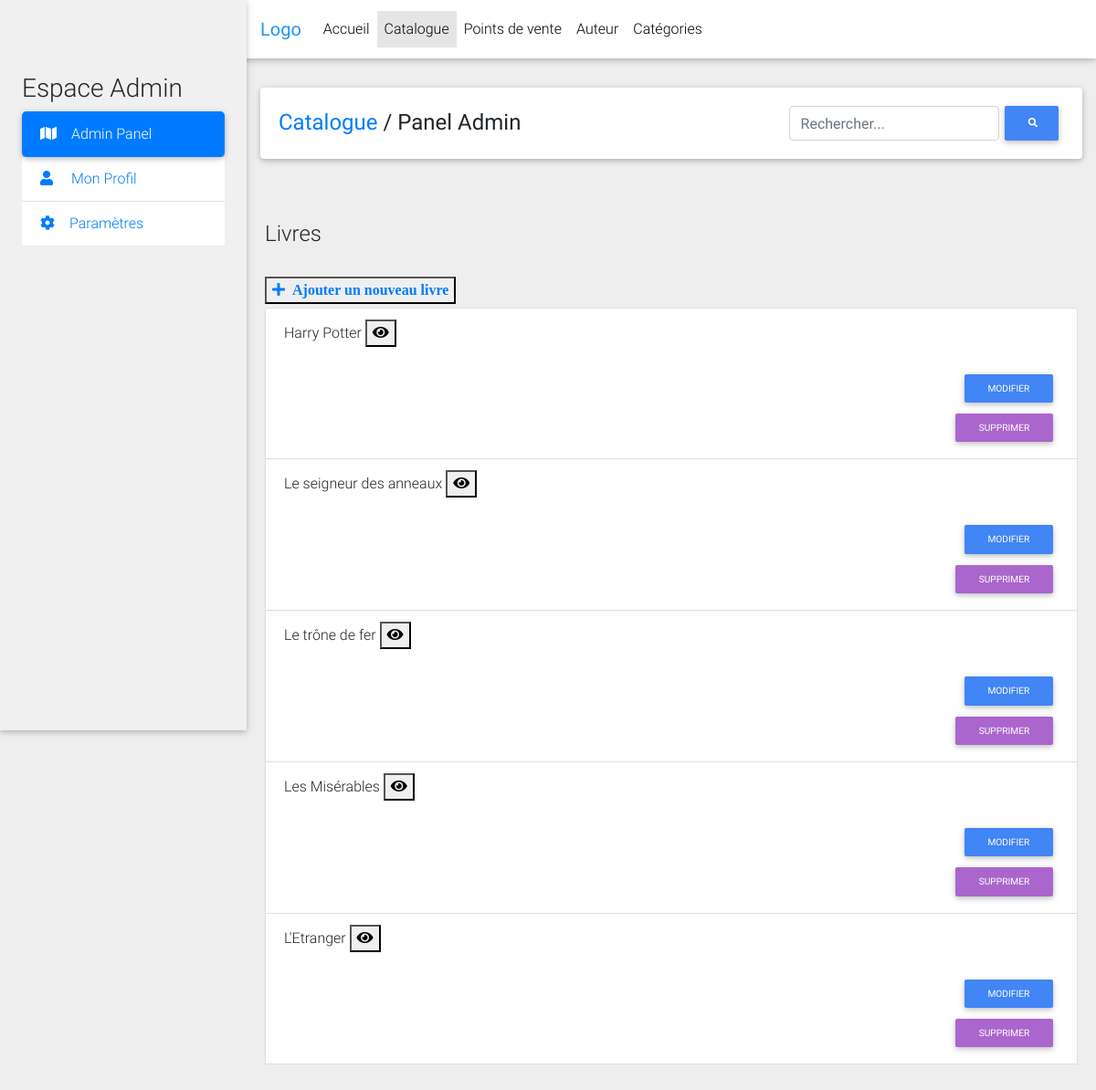
Page /admin/catalogue_admin.php (signed in) on the committed database.
### tables this page shows
CREATE TABLE `livre` (
  `IdLivre` int(5) NOT NULL,
  `NomLivre` varchar(500) NOT NULL,
  `DescriptionLivre` varchar(1000) NOT NULL,
  `NumFormat` int(1) NOT NULL,
  `NumCategorie` int(2) DEFAULT NULL,
  `NumCategorie2` int(2) DEFAULT NULL,
  `NumCategorie3` int(2) DEFAULT NULL,
  `NumAuteur` int(2) DEFAULT NULL,
  `NumMaison` int(2) DEFAULT NULL,
  `DateProd` date DEFAULT NULL,
  `Quantite` int(4) DEFAULT NULL,
  `Prix` double DEFAULT NULL,
  `Statut` tinyint(1) DEFAULT NULL,
  `Lien DL` varchar(100) DEFAULT NULL
);

### public_html/admin/catalogue_admin.php (the view, shortened to what this page needs)
<!DOCTYPE html>
<html lang="fr">
<head>
  <link rel="stylesheet" href="https://use.fontawesome.com/releases/v5.8.1/css/all.css">
  <link href="css/bootstrap.min.css" rel="stylesheet">
  <link href="css/mdb.min.css" rel="stylesheet">
  <link href="css/style.css" rel="stylesheet">
  <link href="css/style.min.css" rel="stylesheet">
</head>
<?php $bdd = new PDO('mysql:host=localhost;dbname=id9820388_bd_site_hermes;charset=utf8', 'id9820388_admin', '1fxt61sA'); ?>
<body class="grey lighten-3">
  <header>
    <nav class="navbar fixed-top navbar-expand-lg navbar-light white scrolling-navbar">
      <div class="container-fluid">
        <a href="#" class="navbar-brand waves-effect"> <strong class="blue-text">Logo</strong></a>
        <div class="collapse navbar-collapse" id="navbarContent">
          <ul class="navbar-nav mr-auto">
            <li class="nav-item">
              <a href="admin.php" class="nav-link waves-effect">
                Accueil
              </a>
            </li>
            <li class="nav-item active">
              <a href="catalogue_admin.php" class="nav-link waves-effect">
                Catalogue
              </a>
            </li>
            <li class="nav-item">
              <a href="pdv_admin.php" class="nav-link waves-effect">
                Points de vente
              </a>
            </li>
            <li class="nav-item">
              <a href="auteur_admin.php" class="nav-link waves-effect">
                Auteur
              </a>
            </li>
            <li class="nav-item">
              <a href="categories_admin.php" class="nav-link waves-effect">
                Catégories
              </a>
            </li>
          </ul>
  </div>
</div>
</nav>
<div class="sidebar-fixed position-fixed">
<h3> Espace Admin </h3>
<div class="list-group list-group-flush">
  <a href="admin.php" class="list-group-item waves-effect active">
    <i class="fa fa-map mr-3"></i>Admin Panel
  </a>
  <a href="profil_admin.php" class="list-group-item waves-effect">
    <i class="fa fa-user mr-3"></i> Mon Profil
  </a>
  <a href="#" class="list-group-item waves-effect">
    <i class="fa fa-cog mr-3"></i>Paramètres
  </a>
</div>
</div>
</header>
<main class="pt-5 max-lg-5">
  <div class="container-fluid mt-5">
    <div class="card mb-4 wow fadeIn">
      <div class="card-body d-sm-flex justify-content-between">
        <h4 class="mb-2 mb-sm-0 pt-1">
          <a href="#"> Catalogue</a>
          <span> / </span>
          <span> Panel Admin </span>
        </h4>
        <form class="d-flex justify-content-cenetr" >
          <input type"search" class="form-control" placeholder="Rechercher...">
          <button class="btn btn-primary btn-sm my-0 p" type="submit">
            <i class="fa fa-search">
            </i>
          </button>
        </form>
      </div>
    </div>
  </div>
<div class="card-body  ">
  <h4> Livres </h4>
<button id="btn_add">
  <a href="add_book.php"> <i class="fa fa-plus">&nbsp Ajouter un nouveau livre </i></a>
</button>
<ul class="list-group mb-2 mb-sm-0 pt-1">
  <?php $reponse = $bdd->query("SELECT * FROM livre");
  while ($donnees = $reponse->fetch()) {  ?>
    <li class="list-group-item" id="<?php echo $donnees['IdLivre'] ?>">
      <form method="POST">
        <?php echo $donnees['NomLivre'] ?>
        <span id="eye_icon">
          <button type="submit" name="Visibilite" value="<?php echo $donnees['IdLivre'] ?>">
            <i
            <?php if ($donnees['Statut'] == 1) {?>
              class="fa fa-eye"
            <?php }
            else { ?>
              class="fa fa-eye-slash"
            <?php } ?>
            ></i>
          </button>
        </span>
      </form>
      <div class="buttons-panel">
        <form method="POST" action="modify_book.php">
          <button type="submit" name="Modifier" class="btn btn-lg btn-primary btn-sm" value="<?php echo $donnees['IdLivre'] ?>">Modifier</button>
        </form>
        <form method="POST">
          <button type="submit" name="Supprimer" class="btn btn-lg btn-secondary btn-sm" value="<?php echo $donnees['IdLivre'] ?>">Supprimer</button>
        </form>
      </div>
    </li>
  <?php } ?>
  </ul>
</div>
</main>
</body>
</html>

### public_html/admin/css/style.css (style rules this page uses)
.sidebar-fixed { height:100vh; width:270px; box-shadow:0 2px 5px 0 rgba(0,0,0,0.16), 0 2px 10px 0 rgba(0,0,0,0.12); z-index:1050; background-color:rgb(240,240,240); padding:1.5em; padding-top:5em; }
.sidebar-fixed .list-group .active { box-shadow: 0 2px 5px 0 rgba(0,0,0,0.16), 0 2px 10px 0 rgba(0,0,0,0.12); border-radius:5px; }
@media (min-width:1200px) { .navbar, .page-footer, main { padding-left: 270px; } }

### rows in the picture
livre: NomLivre "Harry Potter", $donnees['IdLivre'] 54 (drawn), Statut 1 (drawn)
livre: NomLivre "Le seigneur des anneaux", $donnees['IdLivre'] 55 (drawn), Statut 1 (drawn)
livre: NomLivre "Le trône de fer", $donnees['IdLivre'] 56 (drawn), Statut 1 (drawn)
livre: NomLivre "Les Misérables", $donnees['IdLivre'] 57 (drawn), Statut 1 (drawn)
livre: NomLivre "L'Etranger", $donnees['IdLivre'] 58 (drawn), Statut 1 (drawn)
